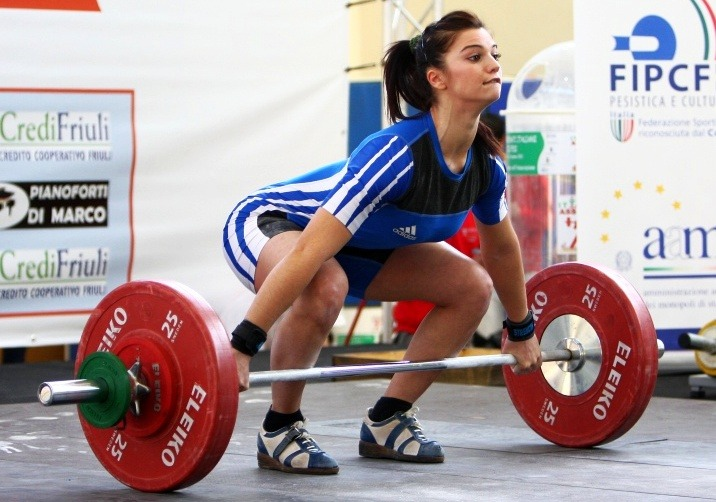
#> input picture 영상처리 튜토리얼/images/test.jpg, 716 x 502 px
$ python '11-3.이미지회전.py'
#> lines starting #> are read from the running program, lines starting #| are printed output that depends on the picture
import numpy as np
import cv2

def transform():
    img = cv2.imread('images/test.jpg')
#> img is the input picture: shape (502, 716, 3); mean B, G, R 154.6, 152.2, 167.4
    h,w = img.shape[:2]
#> h = 502; w = 716

    M1 = cv2.getRotationMatrix2D((w/2,h/2),45,1)
    M2 = cv2.getRotationMatrix2D((w/2,h/2),90,1)

    img2 = cv2.warpAffine(img,M1,(w,h))
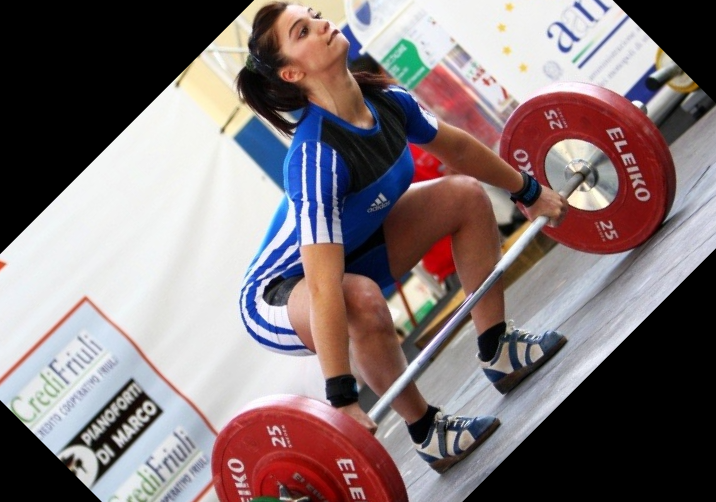
#> img2: shape (502, 716, 3); mean B, G, R 118.6, 116.6, 129.9
    img3 = cv2.warpAffine(img,M2,(w,h))
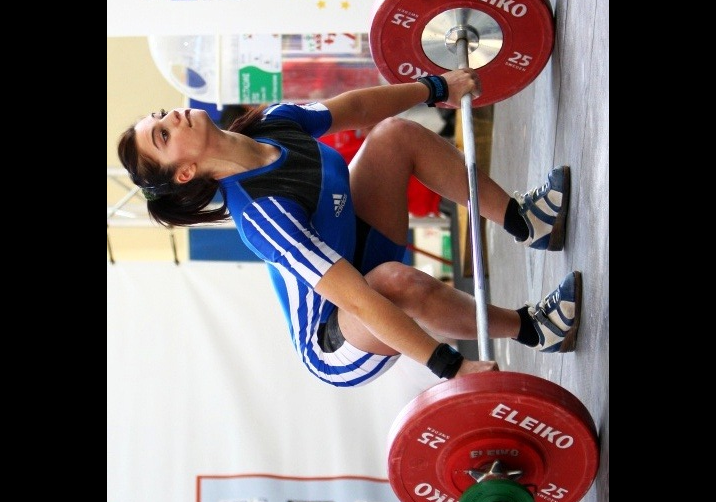
#> img3: shape (502, 716, 3); mean B, G, R 100.4, 99.6, 113.1

    cv2.imshow('45-rotated',img2)
    cv2.imshow('90-rotated',img3)

    cv2.waitKey(0)
    cv2.destroyAllWindows()

transform()

$ run again, with 영상처리 튜토리얼/images/face.jpg copied over 영상처리 튜토리얼/images/test.jpg
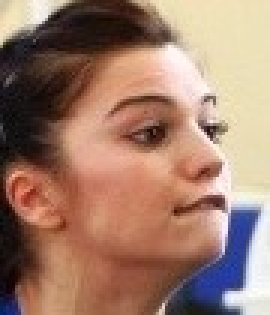
#> input picture 영상처리 튜토리얼/images/face.jpg, 90 x 105 px (shown 3 times larger)
#> in transform, img is the input picture: shape (105, 90, 3); mean B, G, R 107.8, 124.9, 159.9
#> in transform, `img2 = cv2.warpAffine(img,M1,(w,h))`:
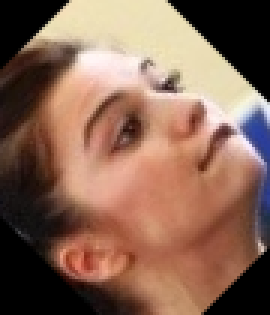
#> img2: shape (105, 90, 3) (shown 3 times larger); mean B, G, R 85, 102.1, 135.7
#> in transform, `img3 = cv2.warpAffine(img,M2,(w,h))`:
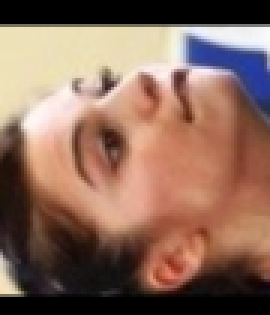
#> img3: shape (105, 90, 3) (shown 3 times larger); mean B, G, R 91.1, 105.9, 137.8

$ run again, with 영상처리 튜토리얼/images/earth.PNG saved as 영상처리 튜토리얼/images/test.jpg
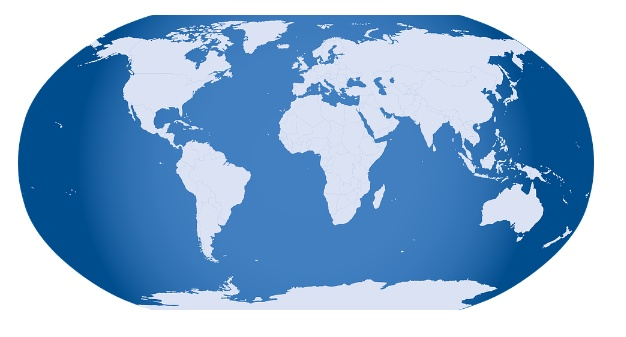
#> input picture 영상처리 튜토리얼/images/earth.PNG, 626 x 337 px
#> in transform, img is the input picture: shape (337, 626, 3); mean B, G, R 211.7, 176.5, 142.2
#> in transform, `img2 = cv2.warpAffine(img,M1,(w,h))`:
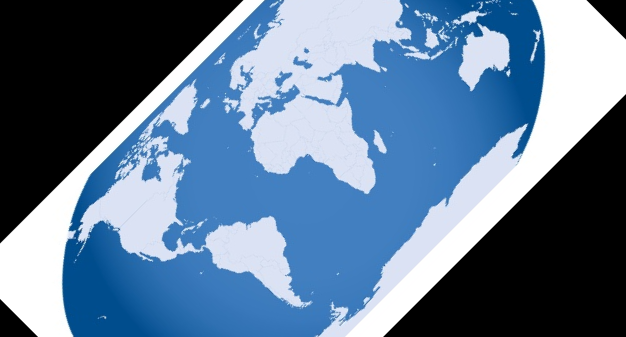
#> img2: shape (337, 626, 3); mean B, G, R 150.5, 122.7, 96.7
#> in transform, `img3 = cv2.warpAffine(img,M2,(w,h))`:
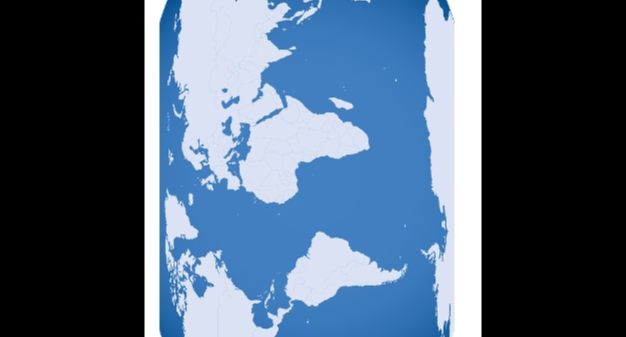
#> img3: shape (337, 626, 3); mean B, G, R 115.9, 94.2, 75.1
